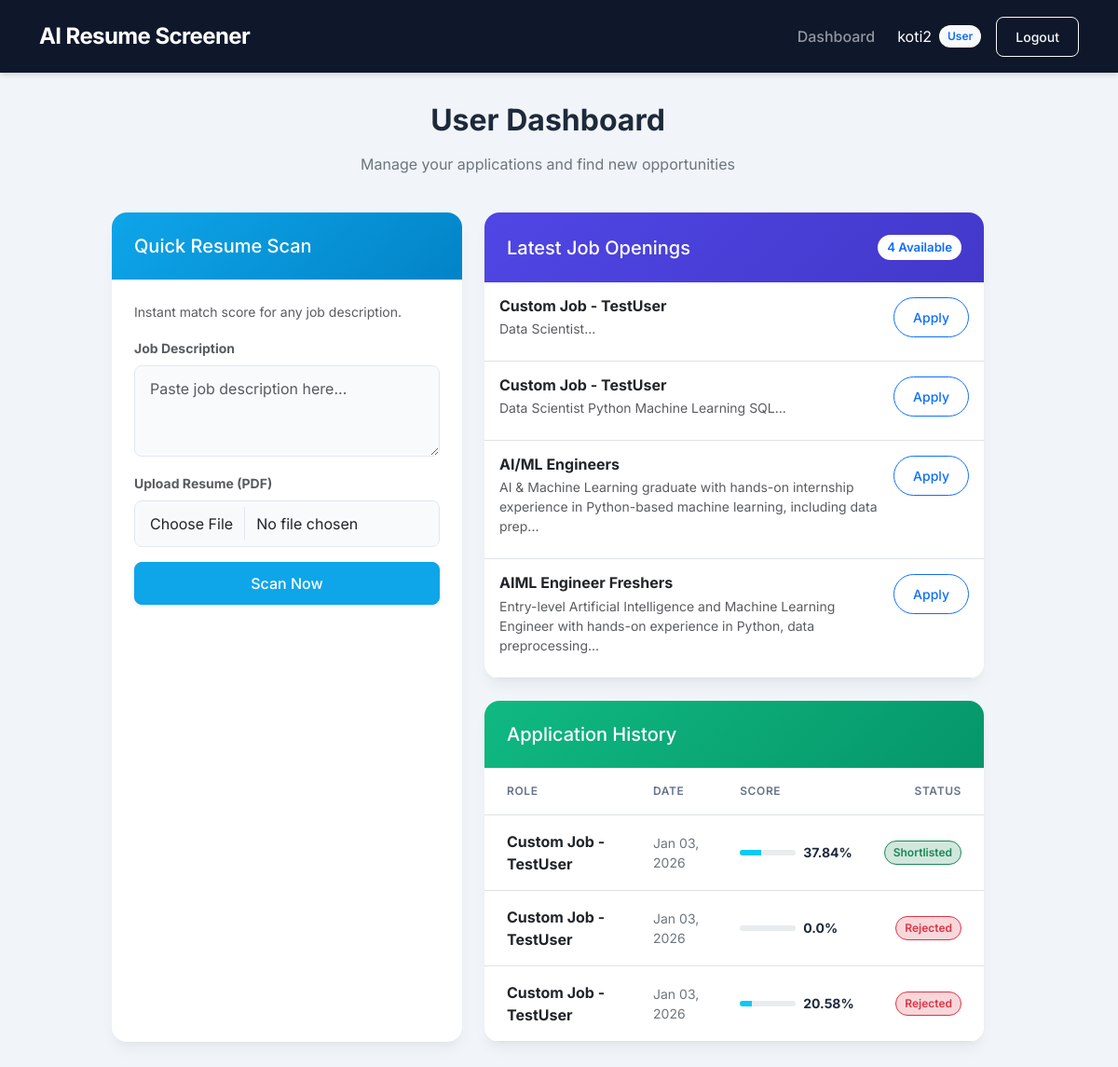
Screenshot of /dashboard (signed in) with the database file from the repository.
### backend/models.py (models this page shows)
class User(UserMixin, db.Model):
    id = db.Column(db.Integer, primary_key=True)
    username = db.Column(db.String(150), nullable=False)
    email = db.Column(db.String(150), unique=True, nullable=False)
    password = db.Column(db.String(255), nullable=False)
    role = db.Column(db.String(10), default='user', nullable=False)
    resumes = db.relationship('Resume', backref='owner', lazy=True)

class JobDescription(db.Model):
    id = db.Column(db.Integer, primary_key=True)
    title = db.Column(db.String(150), nullable=False)
    description = db.Column(db.Text, nullable=False)
    created_at = db.Column(db.DateTime, default=datetime.utcnow)

class Resume(db.Model):
    id = db.Column(db.Integer, primary_key=True)
    user_id = db.Column(db.Integer, db.ForeignKey('user.id'), nullable=False)
    job_id = db.Column(db.Integer, db.ForeignKey('job_description.id'), nullable=False) # Link to JD
    filename = db.Column(db.String(255), nullable=False)
    content = db.Column(db.Text, nullable=False)
    score = db.Column(db.Float, default=0.0)
    status = db.Column(db.String(50), default='Pending')
    uploaded_at = db.Column(db.DateTime, default=datetime.utcnow)
    job = db.relationship('JobDescription', backref='resumes')

### backend/routes.py (the view)
@routes.route('/dashboard')
@login_required
def user_dashboard():
    if current_user.role != 'user':
        flash('Access Denied: User only', 'warning')
        return redirect(url_for('routes.admin_dashboard'))
    jds = JobDescription.query.all()
    my_resumes = Resume.query.filter_by(user_id=current_user.id).order_by(Resume.uploaded_at.desc()).all()
    return render_template('user_dashboard.html', jobs=jds, applications=my_resumes)

### app.py (called while the page is built)
def create_app():
    app = Flask(__name__)
    app.config['SECRET_KEY'] = 'your_secret_key_here'
    app.config['SQLALCHEMY_DATABASE_URI'] = 'sqlite:///database.db'
    app.config['SQLALCHEMY_TRACK_MODIFICATIONS'] = False
    import logging
    logging.basicConfig(level=logging.INFO)
    db.init_app(app)
    bcrypt.init_app(app)
    login_manager.init_app(app)
    login_manager.login_view = 'auth.login'
    @login_manager.user_loader
    def load_user(user_id):
        return User.query.get(int(user_id))
    app.register_blueprint(auth, url_prefix='/auth')
    app.register_blueprint(routes)
    with app.app_context():
        db.create_all()
    return app

### templates/user_dashboard.html (shortened to what this page needs)
{% extends "base.html" %}
{% block content %}
<div class="row justify-content-center w-100">
    <div class="col-lg-10">
        <div class="row mb-4">
            <div class="col-12 text-center">
                <h2 class="fw-bold mb-3">User Dashboard</h2>
                <p class="text-secondary">Manage your applications and find new opportunities</p>
            </div>
        </div>
        <div class="row g-4">
            <div class="col-lg-5">
                <div class="card mb-4 border-0 h-100">
                    <div class="card-header bg-info">
                        <div class="d-flex align-items-center">
                            <h5 class="mb-0">Quick Resume Scan</h5>
                        </div>
                    </div>
                    <div class="card-body">
                        <p class="text-muted small">Instant match score for any job description.</p>
                        <form action="{{ url_for('routes.upload_resume') }}" method="POST"
                            enctype="multipart/form-data">
                            <div class="mb-3">
                                <label class="form-label text-muted small fw-bold">Job Description</label>
                                <textarea class="form-control" name="jd_text" rows="3"
                                    placeholder="Paste job description here..." required></textarea>
                            </div>
                            <div class="mb-3">
                                <label class="form-label text-muted small fw-bold">Upload Resume (PDF)</label>
                                <input class="form-control" type="file" name="resume" accept=".pdf" required>
                            </div>
                            <button type="submit" class="btn btn-info w-100 shadow-sm">Scan Now</button>
                        </form>
                    </div>
                </div>
            </div>
            <div class="col-lg-7">
                <div class="card border-0 mb-4">
                    <div class="card-header bg-primary">
                        <div class="d-flex justify-content-between align-items-center">
                            <h5 class="mb-0">Latest Job Openings</h5>
                            <span class="badge bg-white text-primary">{{ jobs|length }} Available</span>
                        </div>
                    </div>
                    <div class="card-body p-0">
                        {% if jobs %}
                        <div class="list-group list-group-flush">
                            {% for job in jobs %}
                            <div class="list-group-item p-3 border-0 border-bottom">
                                <div class="d-flex justify-content-between align-items-start">
                                    <div>
                                        <h6 class="mb-1 fw-bold">{{ job.title }}</h6>
                                        <p class="mb-2 text-muted small">{{ job.description[:120] }}...</p>
                                    </div>
                                    <button class="btn btn-outline-primary btn-sm rounded-pill ms-2"
                                        data-bs-toggle="modal" data-bs-target="#applyModal{{ job.id }}">
                                        Apply
                                    </button>
                                </div>
                            </div>
                            {% endfor %}
                        </div>
                        {% else %}
                        <div class="text-center p-4">
                            <p class="text-muted mb-0">No open positions at the moment.</p>
                        </div>
                        {% endif %}
                    </div>
                </div>
                <div class="card border-0">
                    <div class="card-header bg-success">
                        <h5 class="mb-0">Application History</h5>
                    </div>
                    <div class="card-body p-0">
                        {% if applications %}
                        <div class="table-responsive">
                            <table class="table table-hover align-middle mb-0">
                                <thead class="bg-light">
                                    <tr>
                                        <th class="ps-4">Role</th>
                                        <th>Date</th>
                                        <th>Score</th>
                                        <th class="pe-4 text-end">Status</th>
                                    </tr>
                                </thead>
                                <tbody>
                                    {% for app in applications %}
                                    <tr>
                                        <td class="ps-4 fw-bold text-dark">{{ app.job.title }}</td>
                                        <td class="text-secondary small">{{ app.uploaded_at.strftime('%b %d, %Y') }}
                                        </td>
                                        <td>
                                            {% if app.score is not none %}
                                            <div class="d-flex align-items-center">
                                                <div class="progress w-100"
                                                    style="height: 6px; width: 60px !important;">
                                                    <div class="progress-bar bg-info" role="progressbar"
                                                        style="width: {{ app.score }}%" aria-valuenow="{{ app.score }}"
                                                        aria-valuemin="0" aria-valuemax="100"></div>
                                                </div>
                                                <span class="ms-2 small fw-bold">{{ app.score }}%</span>
                                            </div>
                                            {% else %}
                                            <span class="text-muted">-</span>
                                            {% endif %}
                                        </td>
                                        <td class="pe-4 text-end">
                                            {% if app.status == 'Shortlisted' %}
                                            <span
                                                class="badge bg-success-subtle text-success border border-success">Shortlisted</span>
                                            {% elif app.status == 'Rejected' %}
                                            <span
                                                class="badge bg-danger-subtle text-danger border border-danger">Rejected</span>
                                            {% else %}
                                            <span
                                                class="badge bg-warning-subtle text-warning border border-warning">Pending</span>
                                            {% endif %}
                                        </td>
                                    </tr>
                                    {% endfor %}
                                </tbody>
                            </table>
                        </div>
                        {% else %}
                        <div class="text-center py-5">
                            <p class="text-muted mb-0">No active applications found.</p>
                        </div>
                        {% endif %}
                    </div>
                </div>
            </div>
        </div>
    </div>
</div>
{% endblock %}

### templates/base.html (shortened to what this page needs)
<!DOCTYPE html>
<html lang="en">
<head>
    <link href="https://cdn.jsdelivr.net/npm/bootstrap@5.3.0/dist/css/bootstrap.min.css" rel="stylesheet">
    <link href="{{ url_for('static', filename='css/style.css') }}" rel="stylesheet">
</head>
<body>
    <nav class="navbar navbar-expand-lg navbar-dark">
        <div class="container">
            <a class="navbar-brand" href="{{ url_for('routes.home') }}">
                <span class="text-white">AI Resume</span> Screener
            </a>
            <div class="collapse navbar-collapse" id="navbarNav">
                <ul class="navbar-nav ms-auto align-items-center">
                    {% if current_user.is_authenticated %}
                    {% if current_user.role == 'admin' %}
                    <li class="nav-item">
                        <a class="nav-link" href="{{ url_for('routes.admin_dashboard') }}">Admin Dashboard</a>
                    </li>
                    {% else %}
                    <li class="nav-item">
                        <a class="nav-link" href="{{ url_for('routes.user_dashboard') }}">Dashboard</a>
                    </li>
                    {% endif %}
                    <li class="nav-item ms-3">
                        <div class="d-flex align-items-center text-white">
                            <span class="me-2">{{ current_user.username }}</span>
                            {% if current_user.role == 'admin' %}
                            <span class="badge bg-warning text-dark">Admin</span>
                            {% else %}
                            <span class="badge bg-light text-primary">User</span>
                            {% endif %}
                        </div>
                    </li>
                    <li class="nav-item ms-3">
                        <a class="btn btn-outline-light btn-sm" href="{{ url_for('auth.logout') }}">Logout</a>
                    </li>
                    {% endif %}
                </ul>
            </div>
        </div>
    </nav>
    <div class="main-container">
        {% block content %}{% endblock %}
    </div>
</body>
</html>

### static/css/style.css (style rules this page uses)
:root { --primary-color: #4f46e5; --primary-hover: #4338ca; --secondary-color: #64748b; --success-color: #10b981; --danger-color: #ef4444; --warning-color: #f59e0b; --dark-bg: #0f172a; --card-bg: #ffffff; --text-primary: #1e293b; --text-secondary: #64748b; --input-bg: #f8fafc; --border-color: #e2e8f0; }
body { font-family: 'Inter', sans-serif; background-color: #f1f5f9; color: var(--text-primary); -webkit-font-smoothing: antialiased; }
.navbar { background-color: var(--dark-bg) !important; box-shadow: 0 4px 6px -1px rgba(0, 0, 0, 0.1), 0 2px 4px -1px rgba(0, 0, 0, 0.06); padding: 1rem 0; }
.navbar-brand { font-weight: 700; font-size: 1.5rem; letter-spacing: -0.025em; }
.nav-link { font-weight: 500; transition: color 0.2s; }
.main-container { max-width: 1200px; margin: 2rem auto; padding: 0 1.5rem; display: flex; flex-direction: column; min-height: 80vh; }
.card { background: var(--card-bg); border: 1px solid var(--border-color); border-radius: 1rem; box-shadow: 0 10px 15px -3px rgba(0, 0, 0, 0.05), 0 4px 6px -2px rgba(0, 0, 0, 0.025); transition: transform 0.2s, box-shadow 0.2s; overflow: hidden; }
.card-header { background-color: transparent; border-bottom: 1px solid var(--border-color); padding: 1.5rem; font-weight: 600; font-size: 1.1rem; }
.card-header.bg-primary { background: linear-gradient(135deg, var(--primary-color), var(--primary-hover)); color: white; border: none; }
.card-header.bg-info { background: linear-gradient(135deg, #0ea5e9, #0284c7); color: white; border: none; }
.card-header.bg-success { background: linear-gradient(135deg, var(--success-color), #059669); color: white; border: none; }
.card-body { padding: 1.5rem; }
.btn { border-radius: 0.5rem; padding: 0.625rem 1.25rem; font-weight: 500; transition: all 0.2s; }
.btn-info { background-color: #0ea5e9; border-color: #0ea5e9; color: white; }
.form-control { border-radius: 0.5rem; border: 1px solid var(--border-color); padding: 0.75rem 1rem; background-color: var(--input-bg); }
.table { margin-bottom: 0; }
.table th { font-weight: 600; color: var(--text-secondary); text-transform: uppercase; font-size: 0.75rem; letter-spacing: 0.05em; padding: 1rem; border-bottom-width: 1px; }
.table td { padding: 1rem; vertical-align: middle; color: var(--text-primary); }
.badge { padding: 0.5em 0.75em; font-weight: 600; border-radius: 9999px; }

### rows the page displays
User: username "koti2"
JobDescription: title "Custom Job - TestUser", description "Data Scientist"
JobDescription: title "Custom Job - TestUser", description "Data Scientist Python Machine Learning SQL"
JobDescription: title "AI/ML Engineers", description "AI & Machine Learning graduate with hands-on internship experience in Python-based machine learning, including data prep"
JobDescription: title "AIML Engineer Freshers", description "Entry-level Artificial Intelligence and Machine Learning Engineer with hands-on experience in Python, data preprocessing"
Resume: job "Custom Job - TestUser", uploaded_at "Jan 03, 2026", score "37.84", status "Shortlisted"
Resume: job "Custom Job - TestUser", uploaded_at "Jan 03, 2026", score "0.0", status "Rejected"
Resume: job "Custom Job - TestUser", uploaded_at "Jan 03, 2026", score "20.58", status "Rejected"

### other values shown
{{ jobs|length }} "4"
